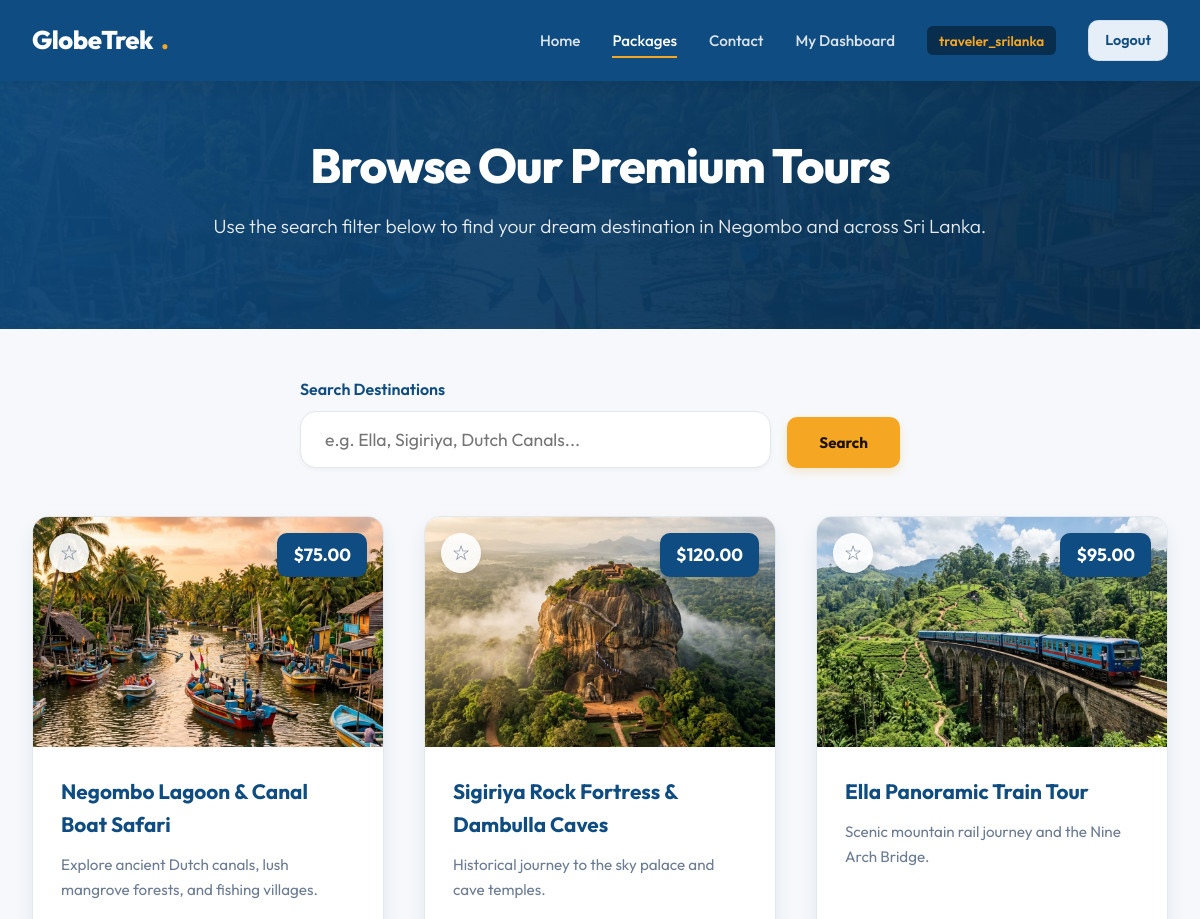
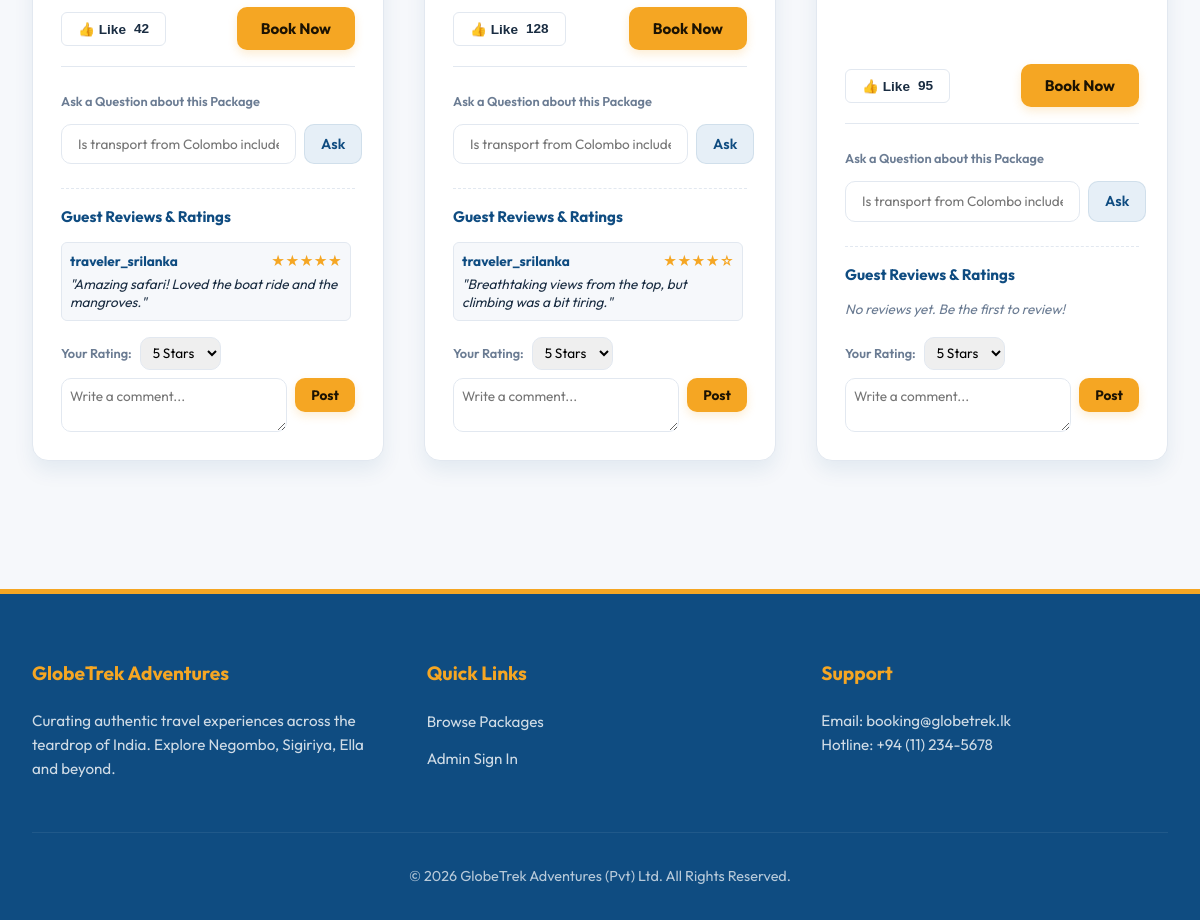
The page /packages.php (signed in) on the database its author committed (2 pictures, top to bottom).
### tables this page shows
CREATE TABLE packages (
    id INT AUTO_INCREMENT PRIMARY KEY,
    destination VARCHAR(150) NOT NULL,
    price DECIMAL(10, 2) NOT NULL,
    description TEXT NOT NULL,
    likes_count INT DEFAULT 0,
    image_url VARCHAR(255)
);

CREATE TABLE reviews (
    id INT AUTO_INCREMENT PRIMARY KEY,
    package_id INT NOT NULL,
    user_id INT NOT NULL,
    rating INT NOT NULL CHECK (rating >= 1 AND rating <= 5),
    comment_text TEXT NOT NULL,
    created_at TIMESTAMP DEFAULT CURRENT_TIMESTAMP,
    FOREIGN KEY (package_id) REFERENCES packages(id) ON DELETE CASCADE,
    FOREIGN KEY (user_id) REFERENCES users(id) ON DELETE CASCADE
);

CREATE TABLE users (
    id INT AUTO_INCREMENT PRIMARY KEY,
    role VARCHAR(50) NOT NULL CHECK (role IN ('customer', 'admin')),
    username VARCHAR(100) NOT NULL UNIQUE,
    password VARCHAR(255) NOT NULL
);

### packages.php (the view, shortened to what this page needs)
<?php
require_once 'config/db.php';
try {
    $search = isset($_GET['search']) ? trim($_GET['search']) : '';
    if ($search !== '') {
        $stmt = $pdo->prepare("SELECT * FROM packages WHERE destination LIKE ? OR description LIKE ? ORDER BY id ASC");
        $stmt->execute(["%$search%", "%$search%"]);
    } else {
        $stmt = $pdo->query("SELECT * FROM packages ORDER BY id ASC");
    }
    $packages = $stmt->fetchAll();
} catch (\PDOException $e) {
    die("Database query failed: " . $e->getMessage());
}
$saved_packages = [];
if (isset($_SESSION['user_id'])) {
    try {
        $stmt = $pdo->prepare("SELECT package_id FROM saved_packages WHERE user_id = ?");
        $stmt->execute([$_SESSION['user_id']]);
        $saved_packages = $stmt->fetchAll(PDO::FETCH_COLUMN);
    } catch (\PDOException $e) {
    }
}
?>
<!DOCTYPE html>
<html lang="en">
<head>
    <link rel="stylesheet" href="css/style.css">
</head>
<body>
    <header>
        <div class="nav-container">
            <a href="index.php" class="logo">GlobeTrek<span>.</span></a>
            <ul class="nav-menu">
                <li><a href="index.php" class="nav-link">Home</a></li>
                <li><a href="packages.php" class="nav-link active">Packages</a></li>
                <li><a href="contact.php" class="nav-link">Contact</a></li>
                <?php if (isset($_SESSION['role'])): ?>
                    <?php if ($_SESSION['role'] === 'customer'): ?>
                        <li><a href="dashboard.php" class="nav-link">My Dashboard</a></li>
                    <?php elseif ($_SESSION['role'] === 'admin'): ?>
                        <li><a href="admin.php" class="nav-link">Admin Panel</a></li>
                    <?php endif; ?>
                    <li><span class="user-tag"><?= htmlspecialchars($_SESSION['username']) ?></span></li>
                    <li><a href="logout.php" class="btn-secondary" style="padding: 0.5rem 1rem;">Logout</a></li>
                <?php else: ?>
                    <li><a href="login.php" class="btn-cta">Login</a></li>
                <?php endif; ?>
            </ul>
        </div>
    </header>
    <section class="hero" style="padding: 3.5rem 2rem;">
        <div class="hero-content">
            <h1>Browse Our Premium Tours</h1>
            <p>Use the search filter below to find your dream destination in Negombo and across Sri Lanka.</p>
        </div>
    </section>
    <main class="container">
        <form method="GET" action="packages.php" style="max-width: 600px; margin: 0 auto 3rem auto; text-align: center; display: flex; gap: 1rem; justify-content: center; align-items: flex-end;">
            <div style="flex-grow: 1; text-align: left;">
                <label class="form-label" style="font-weight: 600; font-size: 1rem; color: var(--primary-color);">Search Destinations</label>
                <input class="form-control" type="text" name="search" placeholder="e.g. Ella, Sigiriya, Dutch Canals..." value="<?= htmlspecialchars($search) ?>" style="padding: 1rem 1.5rem; border-radius: var(--border-radius-lg); font-size: 1.1rem; box-shadow: var(--shadow-sm);">
            </div>
            <button class="btn-cta" type="submit" style="padding: 1rem 2rem;">Search</button>
        </form>
        <div class="package-grid" id="packages-list">
            <?php foreach ($packages as $pkg): ?>
                <?php
                    $is_saved = in_array($pkg['id'], $saved_packages);
                ?>
                <div class="package-card">
                    <div class="package-image-container">
                        <img class="package-image" src="<?= htmlspecialchars($pkg['image_url']) ?>" alt="<?= htmlspecialchars($pkg['destination']) ?>">
                        <div class="package-price-tag">$<?= number_format($pkg['price'], 2) ?></div>
                        <div class="package-save-tag">
                            <form method="POST" action="api/toggle-save.php" style="display: inline;">
                                <button class="btn-save <?= $is_saved ? 'saved' : '' ?>" type="submit" title="<?= $is_saved ? 'Saved to bookmarks' : 'Save for later' ?>">
                                    <span class="star-icon"><?= $is_saved ? '★' : '☆' ?></span>
                                </button>
                            </form>
                        </div>
                    </div>
                    <div class="package-content">
                        <h3 class="package-title"><?= htmlspecialchars($pkg['destination']) ?></h3>
                        <p class="package-desc"><?= htmlspecialchars($pkg['description']) ?></p>
                        <div class="package-actions">
                            <form method="POST" action="api/toggle-like.php" style="display: inline;">
                                <button class="btn-like" type="submit">
                                    <span>👍 Like</span>
                                    <span class="like-count"><?= $pkg['likes_count'] ?></span>
                                </button>
                            </form>
                            <form method="POST" action="api/book-package.php" style="display: inline;">
                                <button class="btn-cta" type="submit" onclick="this.innerHTML='Booking...';">
                                    Book Now
                                </button>
                            </form>
                        </div>
                        <form class="package-query-form" method="POST" action="api/submit-query.php">
                            <label style="font-size: 0.8rem; font-weight: 600; color: var(--text-muted);">Ask a Question about this Package</label>
                            <div class="query-input-group">
                                <input class="query-input" name="question_text" type="text" placeholder="Is transport from Colombo included?" required>
                                <button class="btn-secondary" type="submit" style="padding: 0.5rem 1rem;">Ask</button>
                            </div>
                        </form>
                        <div class="reviews-section" style="margin-top: 1.5rem; border-top: 1px dashed var(--border-color); padding-top: 1rem;">
                            <h4 style="font-size: 0.95rem; color: var(--primary-color); margin-bottom: 0.75rem;">Guest Reviews & Ratings</h4>
                            <?php
                            try {
                                $review_stmt = $pdo->prepare("SELECT r.*, u.username FROM reviews r JOIN users u ON r.user_id = u.id WHERE r.package_id = ? ORDER BY r.created_at DESC");
                                $review_stmt->execute([$pkg['id']]);
                                $reviews = $review_stmt->fetchAll();
                            } catch (\PDOException $e) {
                                $reviews = [];
                            }
                            ?>
                            <?php if (count($reviews) > 0): ?>
                                <div style="max-height: 150px; overflow-y: auto; margin-bottom: 1rem; display: flex; flex-direction: column; gap: 0.5rem; padding-right: 0.25rem;">
                                    <?php foreach ($reviews as $rev): ?>
                                        <div style="background-color: var(--bg-color); padding: 0.5rem; border-radius: var(--border-radius-sm); font-size: 0.85rem; border: 1px solid var(--border-color);">
                                            <div style="display: flex; justify-content: space-between; margin-bottom: 0.25rem;">
                                                <strong style="color: var(--primary-color);"><?= htmlspecialchars($rev['username']) ?></strong>
                                                <span style="color: var(--accent-color); font-weight: bold;"><?= str_repeat('★', $rev['rating']) ?><?= str_repeat('☆', 5 - $rev['rating']) ?></span>
                                            </div>
                                            <p style="color: var(--text-color); line-height: 1.3; font-style: italic;">"<?= htmlspecialchars($rev['comment_text']) ?>"</p>
                                        </div>
                                    <?php endforeach; ?>
                                </div>
                            <?php else: ?>
                                <p style="color: var(--text-muted); font-size: 0.85rem; font-style: italic; margin-bottom: 1rem;">No reviews yet. Be the first to review!</p>
                            <?php endif; ?>
                            <?php if (isset($_SESSION['user_id']) && $_SESSION['role'] === 'customer'): ?>
                                <form method="POST" action="api/submit-review.php" style="display: flex; flex-direction: column; gap: 0.5rem;">
                                    <div style="display: flex; gap: 0.5rem; align-items: center;">
                                        <label style="font-size: 0.8rem; font-weight: 600; color: var(--text-muted); white-space: nowrap;">Your Rating:</label>
                                        <select class="form-control" name="rating" required style="padding: 0.35rem 0.5rem; font-size: 0.85rem; width: auto; height: auto;">
                                            <option value="5">5 Stars</option>
                                        </select>
                                    </div>
                                    <div style="display: flex; gap: 0.5rem;">
                                        <textarea class="form-control" name="comment_text" rows="2" placeholder="Write a comment..." required style="padding: 0.5rem; font-size: 0.85rem; resize: vertical;"></textarea>
                                        <button class="btn-cta" type="submit" style="padding: 0.5rem 1rem; font-size: 0.85rem; height: fit-content;" onclick="this.innerHTML='Saving...';">Post</button>
                                    </div>
                                </form>
                            <?php else: ?>
                                <p style="color: var(--text-muted); font-size: 0.8rem; font-style: italic;"><a href="login.php" style="color: var(--primary-color); text-decoration: underline;">Sign In</a> to rate and review this tour package.</p>
                            <?php endif; ?>
                        </div>
                    </div>
                </div>
            <?php endforeach; ?>
        </div>
    </main>
    <footer>
        <div class="footer-content">
            <div class="footer-section">
                <h4>GlobeTrek Adventures</h4>
                <p>Curating authentic travel experiences across the teardrop of India. Explore Negombo, Sigiriya, Ella and beyond.</p>
            </div>
            <div class="footer-section">
                <h4>Quick Links</h4>
                <ul class="footer-links">
                    <li><a href="index.php">Browse Packages</a></li>
                    <li><a href="login.php">Admin Sign In</a></li>
                </ul>
            </div>
            <div class="footer-section">
                <h4>Support</h4>
                <p>Email: booking@globetrek.lk<br>Hotline: +94 (11) 234-5678</p>
            </div>
        </div>
        <div class="footer-bottom">
            &copy; 2026 GlobeTrek Adventures (Pvt) Ltd. All Rights Reserved.
        </div>
    </footer>
</body>
</html>

### rows shown on the page
packages: image_url (picture), price "75.00", destination "Negombo Lagoon & Canal Boat Safari", description "Explore ancient Dutch canals, lush mangrove forests, and fishing villages.", likes_count "42"
reviews: user.username "traveler_srilanka", rating "★★★★★", comment_text "Amazing safari! Loved the boat ride and the mangroves."
packages: image_url (picture), price "120.00", destination "Sigiriya Rock Fortress & Dambulla Caves", description "Historical journey to the sky palace and cave temples.", likes_count "128"
reviews: user.username "traveler_srilanka", rating "★★★★", rating "☆", comment_text "Breathtaking views from the top, but climbing was a bit tiring."
packages: image_url (picture), price "95.00", destination "Ella Panoramic Train Tour", description "Scenic mountain rail journey and the Nine Arch Bridge.", likes_count "95", shows "No reviews yet. Be the first to review!"

### other values the page prints
$_SESSION['username'] "traveler_srilanka"
